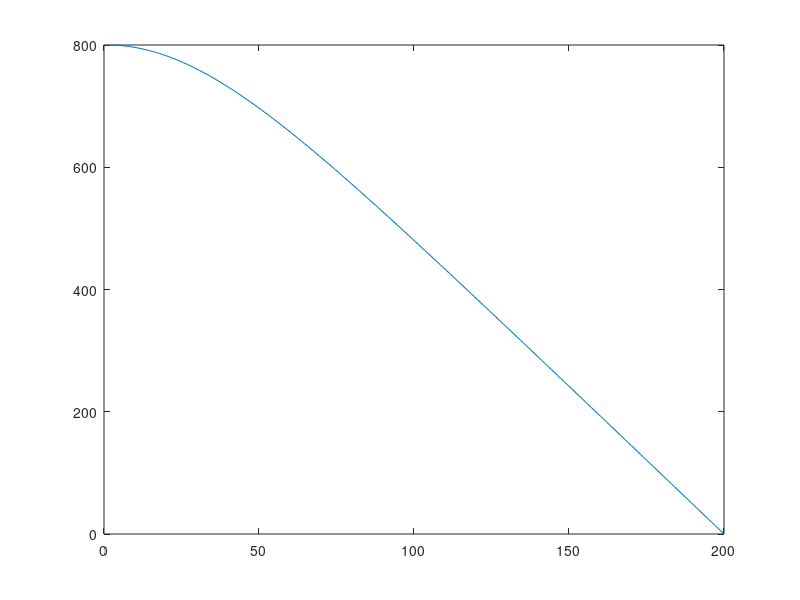
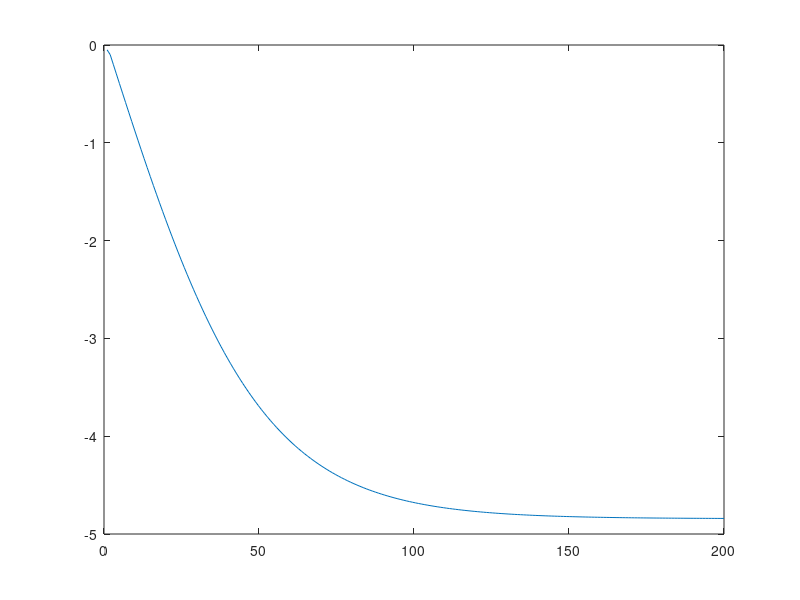
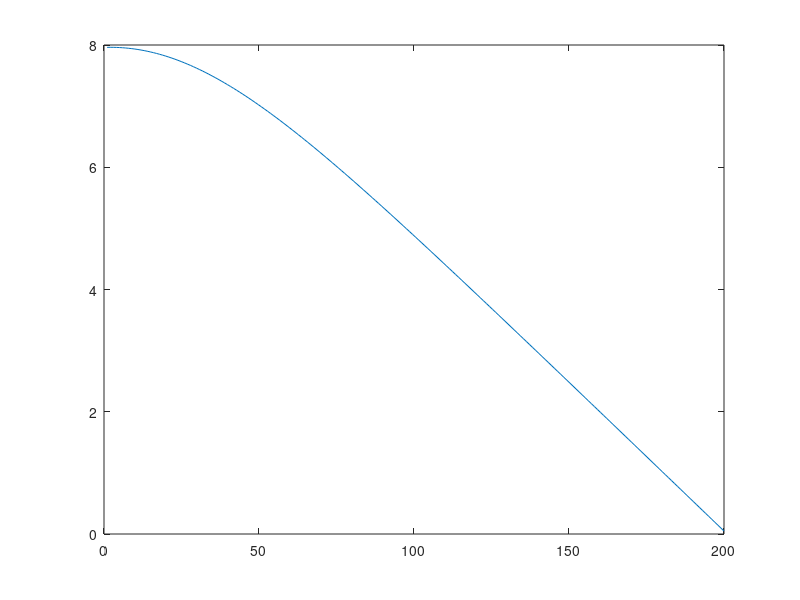

MATLAB code to generate these figures, in order: (Note: this script raises an error after producing the figures.)
%% uppg1a
load freefall.mat

a = 1;
b = 200;
n = 201;
h = (b-a)/(n-1);
t = a:h:b;

dy(1) = (y(2)- y(1))/h;
dy(201) = (y(201) - y(200))/h;

for i=2:n-1
    dy(i) = (y(i+1)-y(i-1))./(2*h);
end

figure(1)
plot(t,y)
figure(2)
plot(t,dy)
%plot(t(2:n-1), df(2:n-1))
%c )

for i =2:200
    d2y(i) = y(i+1) - 2*y(i) + y(i-1)/(h^2);
end

pt = [t(2) t(3) t(4)];
py = [d2y(2) d2y(3) d2y(4)];
p = polyfit(pt,py,2);
d2y(1) = polyval(p, t(1));
pt = [t(198) t(199) t(200)];
py = [d2y(198) d2y(199) d2y(200)];
p = polyfit(pt, py,2);
d2y(201) = polyval(p,t(201));
figure(3)
plot(t,d2y)


%% uppg 2a
a = 0;
b = 3;

n = 201;
f = @(x) x.^2;
h = (b-a)/(n-1);

syms i
TC = double(symsum((h./2)*(fret(i) + fret(i+1)),i,1,(n-1)))
%% uppg 2b
nVal = [11 101 201]

for j = 1:1:3
    n = nVal(j);
    h = (3-0)./(n-1);
    itot = 0.0;
    for i = 2:2:(n-1)
        TC = sum(((h./3)*(fret(i+1) + 4*fret(i) + fret(i-1))),2:2:n-1);
        itot = itot + TC;
    end
    itot
end

%% uppg 3a

r = linspace(0,10);
p = @(r) 0.084./(1+exp((2*r)-8));
y = p(r);
plot(r,y)

%% uppg 3b

format long
a = 0;
b = 10000;
n = b;
r = linspace(a,b,n);
h = (b-a)/(n-1);

Q = 0.0;
y = @(r) (0.084./(1+exp((2*r)-8))).*(r.^2);

for i = 2:2:(n-1)
    TC = (h/3 * (y(i+1) + 4*y(i) + y(i-1)));
    Q = Q + TC;
end
Q = (4*pi*Q)

%% uppg 3c

Z = 10;


%% uppg4

a = 0;
b = 1;
c = 0;
d = 2;

m = (10);
n = (20);
f = @(x,y) x.^2 .*cos(y);

sum = sumComp(f,a,b,c,d,n,m)
sumquad = dblquad(f,a,b,c,d)

%% uppg5

% x : vektro som inneh??ller x-koordinater f??r alla punkter
% y : samma fast f??r y
% T : n x 3 matris, n = antal trianglar
% f(Ci) : central punkten

x = cos(0:0.3:2*pi);
y = sin(0:0.3:2*pi);

x = [0.01*x' ; 0.05*x' ; 1*x' ; 1.5*x' ; 2*x'];
y = [0.01*y' ; 0.05*y' ; 1*y' ; 1.5*y' ; 2*y'];

T = delaunay(x,y);
trimesh(T,x,y);
f = @(x,y) exp(-x.^2 -y.^2);
I = triangleSum(f,T,x,y)
disp('exakt v??rde'), disp(2.*(0.5-exp(-4)/2)*pi)

%% DEL2 uppg1a
x = linspace(0,10);
fdz = @(x) log(((x.^2)/2) + exp(-2));
figure(1)
y = fdz(x);
plot(x,y)
title("analytical")

dz = @(t,z) t*exp(-z);
[t,y] = ode45(dz,[0 10],-2);
figure(2)
plot(t,y)
title("ode45")

%% uppg 1b

%y'' + y = sin(x), y(0) = 0, y'(0) = 0

dy = @(x,y) [y(2); -y(1) + sin(x)];
[t,y] = ode45(dy,[0 10],[0 0]);
plot(t,y)
legend('-y(1) + sin(x)','y(2)')

%% uppg 2

[t,y] = ode45(@uppg2Func,[0 20], [10 0 15 0]');
plot(t,y(:,1),t,y(:,2),t,y(:,3),t,y(:,4))
legend('y1','dy1','y2','dy2')


%% uppg 3

m = 100;
v0 = 20;
k = 40;
g = 9.81;
time = [0 10];

dv = @(t,v) g - (k/m).*(v.^2);
[t,y] = ode45(dv,time,v0);
plot(t,y)

%% uppg 4

%Numerical a)
L = 1;
g = 9.81;

dy = @(x,y) [y(2); -(g/L).*sin(y(1))];
[t,y] = ode45(dy,[0 10],[pi/4 0]);
plot(t,y)
hold on

%Analytical b)
t = linspace(0,10);
fdy = @(t) (pi/4) .* cos((sqrt(g)*t)./(sqrt(L)));
y = fdy(t);
plot(t,y)

legend ('Numerical', 'Derrivative', 'Analytical')

%% uppg5a

c = 0.05;
g = 9.81;

dz = @(t,z) [z(2)
    -c*sqrt(z(2).^2 + z(4).^2) * z(2)
    z(4)
    -c*sqrt(z(2).^2 + z(4).^2)*z(4)-g];

opt = odeset('Event', @eventfun);
[t,z] = ode45(dz, [0 2], [0 10 0 10], opt);

plot(z(:,1),z(:,3))
grid on

%% uppg 5b

c = 0.25;
g = 9.81;
v = 10;

dz = @(t,z) [z(2)
    -c*sqrt(z(2).^2 + z(4).^2) * z(2)
    z(4)
    -c*sqrt(z(2).^2 + z(4).^2)*z(4)-g];

maxLen = -100000;
angle = 0;
for i = 1:89
    opt = odeset('Event', @eventfun);
    [t,z] = ode45(dz, [0 2], [0 v*cosd(i) 0 v*sind(i)], opt);
    
    if z(end,1) > maxLen
        maxLen = z(end,1);
        angle = i;
    end
end
[t,z] = ode45(dz, [0 2], [0 v*cosd(angle) 0 v*sind(angle)], opt);
plot(z(:,1),z(:,3))
grid on
angle
maxLen

%% uppg 5c

c = 0.25;
g = 9.81;
%v = 100;

dz = @(t,z) [z(2)
    -c*sqrt(z(2).^2 + z(4).^2) * z(2)
    z(4)
    -c*sqrt(z(2).^2 + z(4).^2)*z(4)-g];

maxLen = -100000;
angle = 0:10:10;
for v = 10:10:100
    for i = 1:89
        opt = odeset('Event', @eventfun);
        [t,z] = ode45(dz, [0 2], [0 v*cosd(i) 0 v*sind(i)], opt);
        
        if z(end,1) > maxLen
            maxx = t;
            maxy = z;
            maxLen = z(end,1);
            angle(v/10) = i;
        end
    end
    [t,z] = ode45(dz, [0 2], [0 v*cosd(angle(v/10)) 0 v*sind(angle(v/10))], opt);
    plot(z(:,1),z(:,3))
    hold on
    grid on
end
    ylim ([0 4])

legend("angle :" + num2str(angle(1)),"angle :" + num2str(angle(2)),"angle :" + num2str(angle(3)),"angle :" + num2str(angle(4)),"angle :" + num2str(angle(5)),"angle :" + num2str(angle(6)),"angle :" + num2str(angle(7)),"angle :" + num2str(angle(8)),"angle :" + num2str(angle(9)),"angle :" + num2str(angle(10)))
maxLen

% Ja vinkeln beroro p??

%% DEL3 uppg 1a

GM = 1;
dz = @(t,z) [z(2)
    -GM * (z(1) / (z(1).^2 + z(3).^2).^(3/2))
    z(4)
    -GM * (z(3) / (z(1).^2 + z(3).^2).^(3/2))];

for e = [0 0.5 0.9]
[t,z] = ode45(dz, [0 2*pi], [(1-e) 0 0 (((e+1) ./ (1-e)).^(1/2))]);   
plot(z(:,1),z(:,3))
hold on
grid on
end

legend('e = 0', 'e = 0.5', 'e = 0.9')

%% uppg 1b
axis equal
m = 1;
GM = 1;
dz = @(t,z) [z(2)
    -GM * (z(1) / (z(1).^2 + z(3).^2).^(3/2))
    z(4)
    -GM * (z(3) / (z(1).^2 + z(3).^2).^(3/2))];

e = [0 0.5 0.9];
tit = ["e = 0.0" "e = 0.5" "e = 0.9"];

figure('NumberTitle', 'off', 'Name', 'Kinetic energy');
for i = 1:1:3
[t,z] = ode45(dz, [0 2*pi], [(1-e(i)) 0 0 (((e(i)+1) ./ (1-e(i))).^(1/2))]');   
Ekin = (0.5) .* (m*(z(:,2).^2 + z(:,4).^2));
subplot(3,1,i);
plot(t, Ekin)
title(tit(i));
hold on
grid on
end

figure('NumberTitle', 'off', 'Name', 'Potential energy');
for i = 1:1:3
[t,z] = ode45(dz, [0 2*pi], [(1-e(i)) 0 0 (((e(i)+1) ./ (1-e(i))).^(1/2))]');   
Epot = (-GM * m) .* (1./sqrt((z(:,1).^2 + z(:,3).^2)));
subplot(3,1,i);
plot(t, Epot)
title(tit(i));
hold on
grid on
end

figure('NumberTitle', 'off', 'Name', 'Total energy');
for i = 1:1:3
[t,z] = ode45(dz, [0 2*pi], [(1-e(i)) 0 0 (((e(i)+1) ./ (1-e(i))).^(1/2))]');   
Etot = (((z(:,2).^2 + z(:,4).^2) / 2) - (1 ./ sqrt((z(:,1).^2 + z(:,3).^2))));
subplot(3,1,i);
plot(t, Etot)
title(tit(i));
hold on
grid on
end

%% uppg 1c


GM = 1;
dz = @(t,z) [z(2)
    -GM * (z(1) / (z(1).^2 + z(3).^2).^(3/2))
    z(4)
    -GM * (z(3) / (z(1).^2 + z(3).^2).^(3/2))];

e = 0.5;

for a = 1:0.05:1.5
[t,z] = ode45(dz, [0 5*pi], [(1-e) 0 0 (((e+a) ./ (1-e)).^(1/2))]);   
plot(z(:,1),z(:,3))
xlim([-3 1])
hold on
grid on
end

legend('e = 0', 'e = 0.5', 'e = 0.9')



%% uppg 2a
%w0 = sqrt(k/m)

%% uppg 2b
m = 1;
k = 1;
F0 = 1;
w = sqrt(k/m)

dz = @(t,z) [z(2); -(k*z(1))/m + (F0 * cos(w*t))/m];
[t,z] = ode45(dz, [0 50], [0 0]);   
plot(t,z(:,1))
grid on

%% uppg 2c

m = 1;
k = 1;
F0 = 1;
c = 0.1;
w = sqrt(k/m)

dz = @(t,z) [z(2); ((c*z(2))/m) - (k*z(1))/m + (F0 * cos(w*t))/m];
[t,z] = ode45(dz, [0 50], [0 0]);   
plot(t,z(:,1))
grid on

%% uppg 2d

m = 1;
k = 1;
F0 = 1;
%c = 1;

for c = 0:1:10
t = linspace(1,2);
opt = odeset('initialStep',0.0033,'MaxStep',0.0033);
Fext = (0.5*(((abs(t-1)) / (t-1)) - ((abs(t-2)) / (t-2))))/m;
dz = @(t,z) [z(2); -((c*z(2))/m) - ((k*z(1))/m) + Fext];
[t,z] = ode45(dz, [0 10], [0 0]);
subplot(5,3,c + 1);
plot(t,z(:,1))
title(['c =  ',num2str(c)])
grid on
end


%% uppg 3a

format long
lambda1 = log(2) / 5.01;
lambda2 = log(2) / 138.38;

dz = @(t,z) [-lambda1*z(1)
    lambda1*z(1) - (lambda2 * z(2))];
[t,z] = ode45(dz, [0 100], [1 0]);
plot(t,z)
grid on

%b
%74.34 sekunder blir den max
%% uppg 4
k = 1;

gamma = fzero(@shooting,25);
dT = @(x,T) [T(2) ;  -(x-3+5*sin(pi*x))/k];
[x,T] = ode45(dT, [0 10],[15 ; gamma]);
plot(x,T(:,1))

%% uppg 5

a = input('a bound ');
b = input('b bound ');
y0 = a;
n = input('number of points ');
ab = (b - a);
h = ab / n;
f = @(x,y) -y + sin(x);
t0 = a;

[x,T] = ode45(f, [a b],1,n);
plot(x,T(:,1))

Eulers(f,a,b,y0,h,n,t0)

